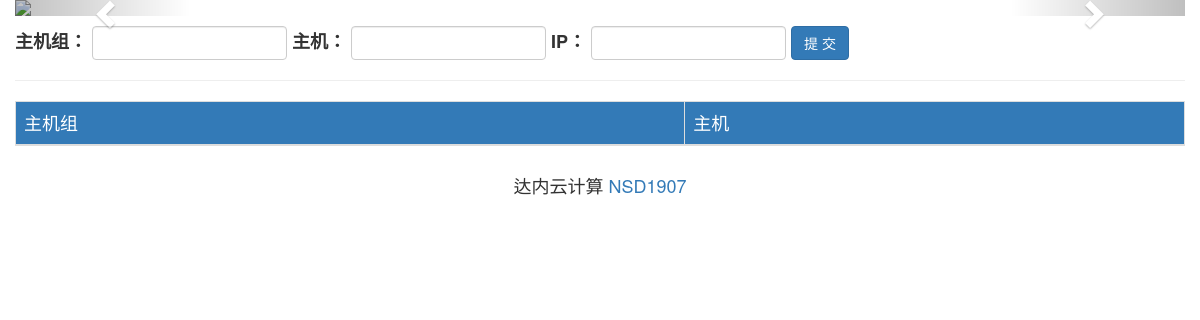
/webadmin/addhosts/, run on an earlier commit of the app's database.
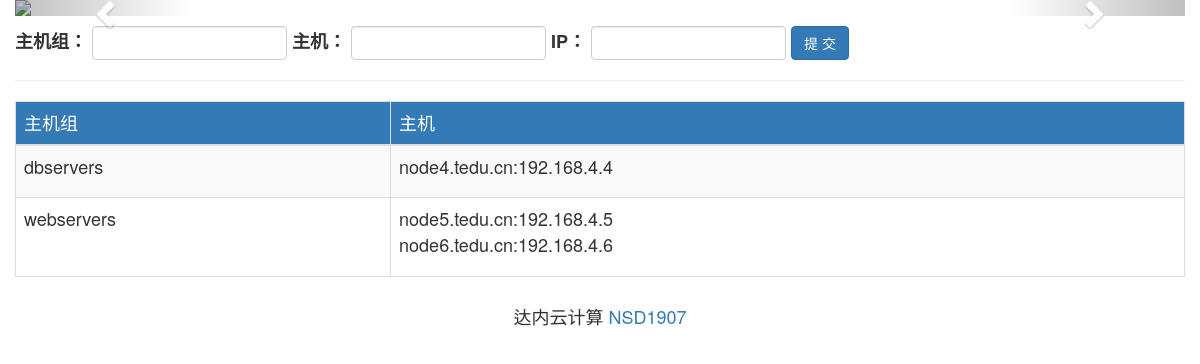
And on a later commit of the database.
### webadmin/models.py (models this page shows, shortened)
class HostGroup(models.Model):
    groupname = models.CharField(max_length=50, unique=True)

class Host(models.Model):
    hostname = models.CharField(max_length=100)
    ip_addr = models.CharField(max_length=15)
    group = models.ForeignKey(HostGroup)

### webadmin/views.py (the view, shortened to what this page needs)
def add_hosts(request):
    groups = HostGroup.objects.all()
    return render(request, 'add_hosts.html', {'groups': groups})

### templates/add_hosts.html (shortened to what this page needs)
{% extends 'base.html' %}
{% load static %}
{% block content %}
    <form action="" class="form-inline" method="post">
        <div class="form-group">
            <label>主机组：</label>
            <input class="form-control" type="text" name="group">
        </div>
        <div class="form-group">
            <label>主机：</label>
            <input class="form-control" type="text" name="host">
        </div>
        <div class="form-group">
            <label>IP：</label>
            <input class="form-control" type="text" name="ip">
        </div>
        <div class="form-group">
            <input class="btn btn-primary" type="submit" value="提 交">
        </div>
    </form>
    <hr>
    <table class="table table-striped table-hover table-bordered">
        <thead class="bg-primary">
        <tr>
            <td>主机组</td>
            <td>主机</td>
        </tr>
        </thead>
        {% for group in groups %}
            <tr>
                <td>{{ group.groupname }}</td>
                <td>
                    <ul class="list-unstyled">
                        {% for host in group.host_set.all %}
                            <li>
                                {{ host.hostname }}:{{ host.ip_addr }}
                            </li>
                        {% endfor %}
                    </ul>
                </td>
            </tr>
        {% endfor %}
    </table>
{% endblock %}

### templates/base.html (shortened to what this page needs)
{% load static %}
<!DOCTYPE html>
<html lang="en">
<head>
    <link rel="stylesheet" href="{% static 'css/bootstrap.min.css' %}">
</head>
<body>
<div class="container">
    <div class="row">
        <div id="linux-carousel" class="carousel slide">
        <div class="carousel-inner">
            <div class="item active">
                <a href="http://www.sogou.com" target="_blank">
                    <img src="{% static 'imgs/first.jpg' %}">
                </a>
            </div>
        </div>
        <a href="#linux-carousel" data-slide="prev" class="carousel-control left">
            <span class="glyphicon glyphicon-chevron-left"></span>
        </a>
        <a href="#linux-carousel" data-slide="next" class="carousel-control right">
            <span class="glyphicon glyphicon-chevron-right"></span>
        </a>
    </div>
    </div>
    <div class="row h4">
        {% block content %}{% endblock %}
    </div>
    <div class="row h4 text-center">
        达内云计算 <a href="#">NSD1907</a>
    </div>
</div>
</body>
</html>

What changed in the data, as far as the page shows it:
added HostGroup: groupname "dbservers"
added Host: hostname "node4.tedu.cn", ip_addr "192.168.4.4", shown under "dbservers"
added HostGroup: groupname "webservers"
added Host: hostname "node5.tedu.cn", ip_addr "192.168.4.5", shown under "webservers"
added Host: hostname "node6.tedu.cn", ip_addr "192.168.4.6", shown under "webservers"
